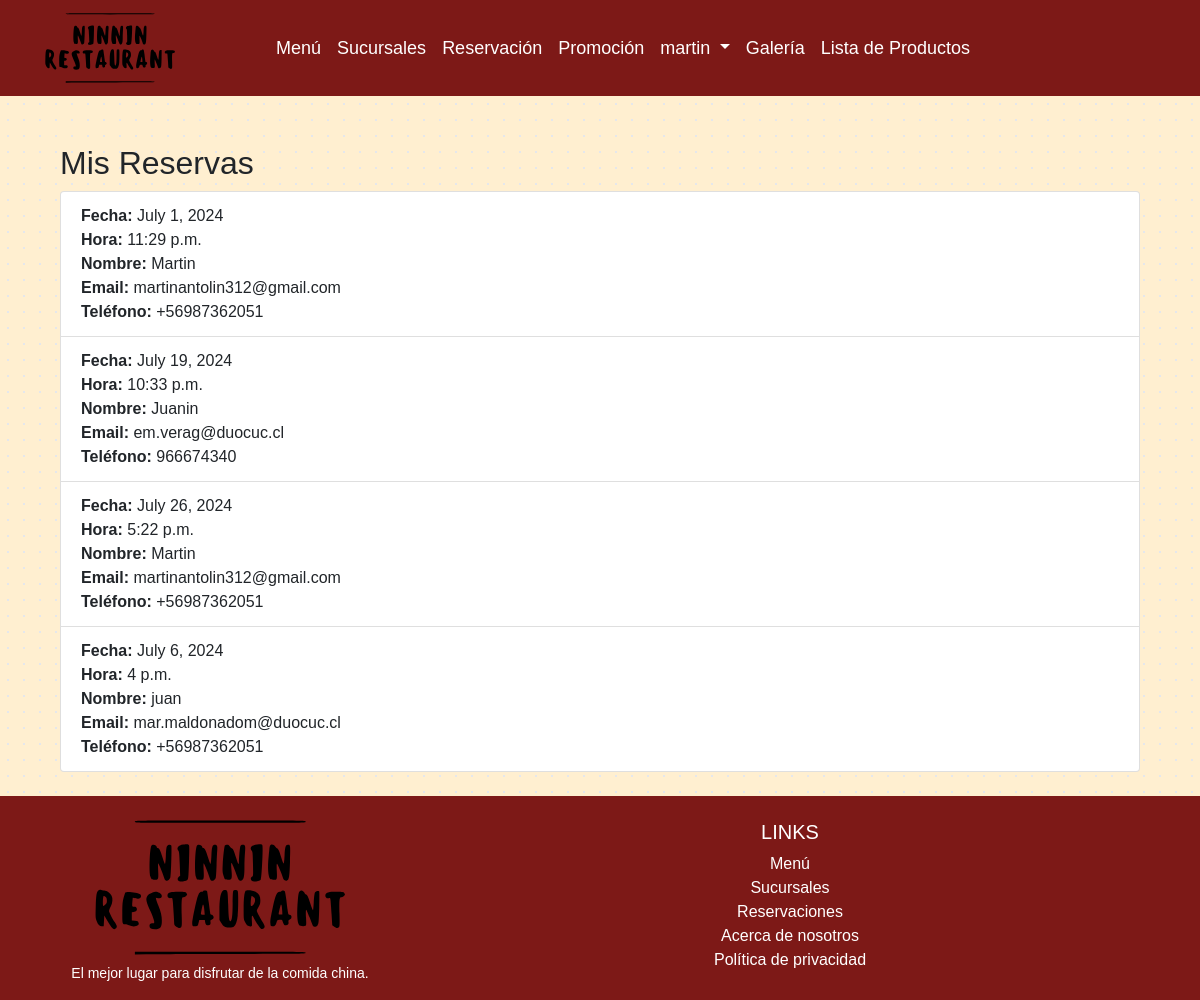
The page /clientes/mis_reservas/ (signed in) on the database its author committed.
### clientes/models.py (models this page shows, shortened)
class Reserva(models.Model):
    id_reserva = models.AutoField(db_column='idreserva', primary_key=True)
    cli_reserva = models.ForeignKey(Cliente, on_delete=models.CASCADE)
    nombre = models.CharField(max_length=100)
    email = models.EmailField()
    telefono = models.CharField(max_length=45)
    fecha_reserva = models.DateField()
    hora = models.TimeField()

### clientes/views.py (the view)
# urls.py: path('mis_reservas/', views.mis_reservas, name='mis_reservas'),
@login_required
def mis_reservas(request):
    try:
        cliente = request.user.cliente  # Asumiendo que tienes un perfil de cliente relacionado con el usuario
        reservas = Reserva.objects.filter(cli_reserva=cliente)
    except Cliente.DoesNotExist:
        reservas = None
    return render(request, 'reservas/mis_reservas.html', {'reservas': reservas})

### clientes/templates/reservas/mis_reservas.html
{% extends "clientes/base.html" %}
{% block content %}
<div class="container mt-5">
    <h2>Mis Reservas</h2>
    {% if reservas %}
        <ul class="list-group">
            {% for reserva in reservas %}
                <li class="list-group-item">
                    <strong>Fecha:</strong> {{ reserva.fecha_reserva }} <br>
                    <strong>Hora:</strong> {{ reserva.hora }} <br>
                    <strong>Nombre:</strong> {{ reserva.nombre }} <br>
                    <strong>Email:</strong> {{ reserva.email }} <br>
                    <strong>Teléfono:</strong> {{ reserva.telefono }} <br>
                </li>
            {% endfor %}
        </ul>
    {% else %}
        <p>No tienes reservas.</p>
    {% endif %}
</div>
{% endblock %}

### clientes/templates/clientes/base.html (shortened to what this page needs)
{% load static %}
<!DOCTYPE html>
<html lang="es">
<head>
    <link rel="stylesheet" href="https://cdn.jsdelivr.net/npm/bootstrap@4.6.2/dist/css/bootstrap.min.css"
>
    <link rel="stylesheet" href="{% static 'Layout/style.css' %}">
</head>
<body class="is-preload">
    <div id="page-wrapper">
        <header id="header">
            <nav id="navbar" class="navbar navbar-expand-lg navbar-dark custom-navbar">
                <div class="container">
                    <a class="navbar-brand" href="{% url 'index' %}">
                        <img src="{% static 'Components/icons/icono.svg' %}" alt="Logo" class="navbar-logo">
                    </a>
                    <div class="collapse navbar-collapse" id="navbarNav">
                        <ul class="navbar-nav mx-auto custom-nav">
                            <li class="nav-item">
                                <a class="nav-link" href="{% url 'comidas' %}">Menú</a>
                            </li>
                            <li class="nav-item">
                                <a class="nav-link" href="{% url 'sucursal' %}">Sucursales</a>
                            </li>
                            <li class="nav-item">
                                <a class="nav-link" href="{% url 'reserva_add' %}">Reservación</a>
                            </li>
                            <li class="nav-item">
                                <a class="nav-link" href="{% url 'promociones' %}">Promoción</a>
                            </li>
                            {% if user.is_authenticated %}
                                <li class="nav-item dropdown">
                                    <a class="nav-link dropdown-toggle" href="#" id="navbarDropdown" role="button"
                                        data-toggle="dropdown" aria-haspopup="true" aria-expanded="false">
                                        {{ user.username }}
                                    </a>
                                </li>
                            {% else %}
                                <li class="nav-item">
                                    <a href="{% url 'login' %}" class="nav-link">Iniciar sesión</a>
                                </li>
                            {% endif %}
                            <li {% if clase == 'galeria' %} class="current" {% endif %}>
                                <a href="{% url 'galeria' %}" class="nav-link">Galería</a>
                            </li>
                            {% if user.is_authenticated %}
                                <li class="nav-item">
                                    <a class="nav-link" href="{% url 'producto_list_usuario_comun' %}">Lista de Productos</a>
                                </li>
                            {% endif %}
                        </ul>
                    </div>
                </div>
            </nav>
        </header>
        <div id="content-wrapper">
            <div class="container mt-5">
                {% block content %}
                {% endblock %}
            </div>
        </div>
        <footer id="footer"
            class="page-footer font-small pt-4 mt-4 d-flex flex-column align-items-center justify-content-center"
            style="background-color: #7D1917; color: white;">
            <div class="container text-center">
                <div class="row justify-content-center">
                    <div class="col-md-4 mt-md-0 mt-3">
                        <img src="{% static 'Components/icons/icono.svg' %}" alt="Logo" class="footer-logo mb-2">
                        <p>El mejor lugar para disfrutar de la comida china.</p>
                    </div>
                    <div class="col-md-8 mb-md-0 mb-3">
                        <h5 class="text-uppercase">Links</h5>
                        <ul class="list-unstyled">
                            <li><a href="{% url 'comidas' %}" class="footer-link">Menú</a></li>
                            <li><a href="{% url 'sucursal' %}" class="footer-link">Sucursales</a></li>
                            <li><a href="{% url 'reserva_add' %}" class="footer-link">Reservaciones</a></li>
                            <li><a href="#" class="footer-link">Acerca de nosotros</a></li>
                            <li><a href="#" class="footer-link">Política de privacidad</a></li>
                        </ul>
                    </div>
                </div>
            </div>
        </footer>
    </div>
</body>
</html>

### mysite/static/Layout/style.css (style rules this page uses)
body { background: radial-gradient(#e5e7eb 1px, transparent 1px); background-color: #FFEFD0; background-size: 16px 16px; font-family: Arial, sans-serif; }
p { font-size: 14px; }
.navbar { background-color: #7D1917; }
.nav-link { color: white !important; font-size: 18px; }
.navbar-logo { width: 130px; height: auto; }
@media (min-width: 992px) { .custom-nav { transform: translateX(-50px); } }
.footer-logo { width: 250px; margin-bottom: 20px; }
.page-footer { color: white; background-color: #7D1917; }
.footer-link { color: white; text-decoration: none; }
.navbar { position: relative; z-index: 1000; }

### rows shown on the page
Reserva: fecha_reserva "July 1, 2024", hora "11:29 p.m.", nombre "Martin", email "martinantolin312@gmail.com", telefono "+56987362051"
Reserva: fecha_reserva "July 19, 2024", hora "10:33 p.m.", nombre "Juanin", email "em.verag@duocuc.cl", telefono "966674340"
Reserva: fecha_reserva "July 26, 2024", hora "5:22 p.m.", nombre "Martin", email "martinantolin312@gmail.com", telefono "+56987362051"
Reserva: fecha_reserva "July 6, 2024", hora "4 p.m.", nombre "juan", email "mar.maldonadom@duocuc.cl", telefono "+56987362051"

### other values the page prints
{{ user.username }} "martin"
